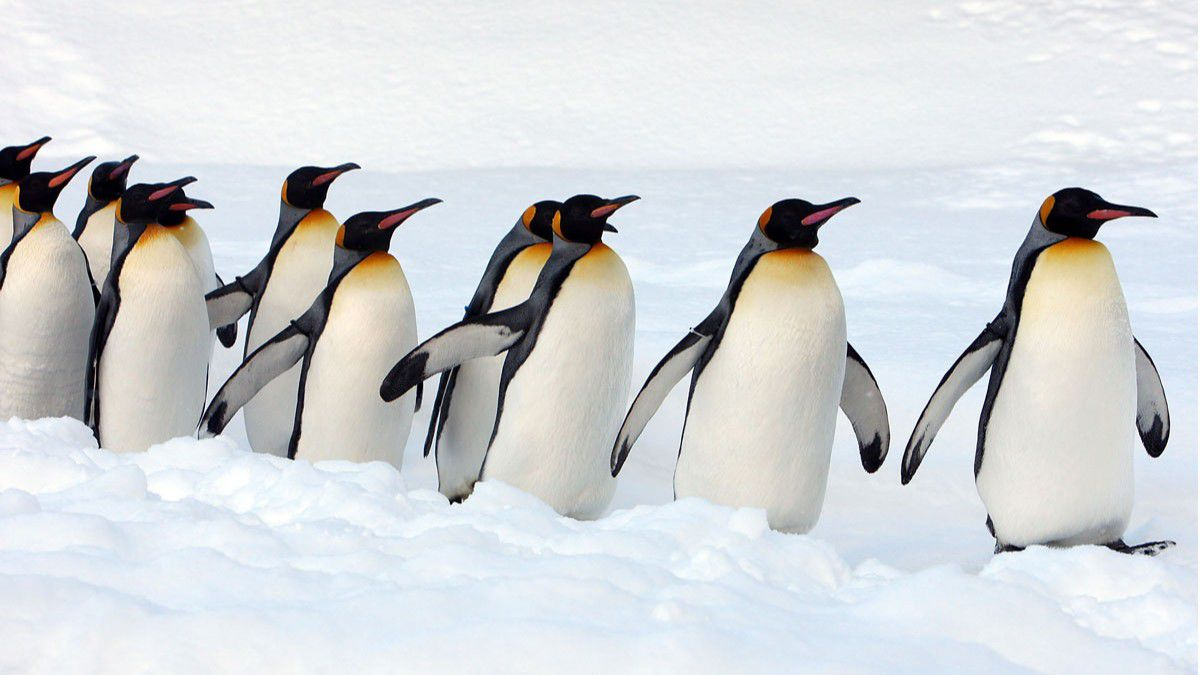
#> input picture penguenler.jpg, 1200 x 675 px
$ jupyter execute 'Histogram Equalization.ipynb'   (older library calls are emulated)
#> lines starting #> are read from the running program, lines starting #| are printed output that depends on the picture
[cell 1]
import cv2 as cv
import matplotlib.pyplot as plt
from skimage import exposure

[cell 2]
img = cv.imread('penguenler.jpg')
#> img is the input picture: shape (675, 1200, 3); mean B, G, R 214.7, 212.5, 209.4
img = cv.cvtColor(img, cv.COLOR_BGR2RGB)
plt.imshow(img) #BGR renk kodlamasından RGB ye geçiş

[cell 3]
gray = cv.cvtColor(img, cv.COLOR_RGB2GRAY) #RGB renk kodlamasından GRAY e geçiş
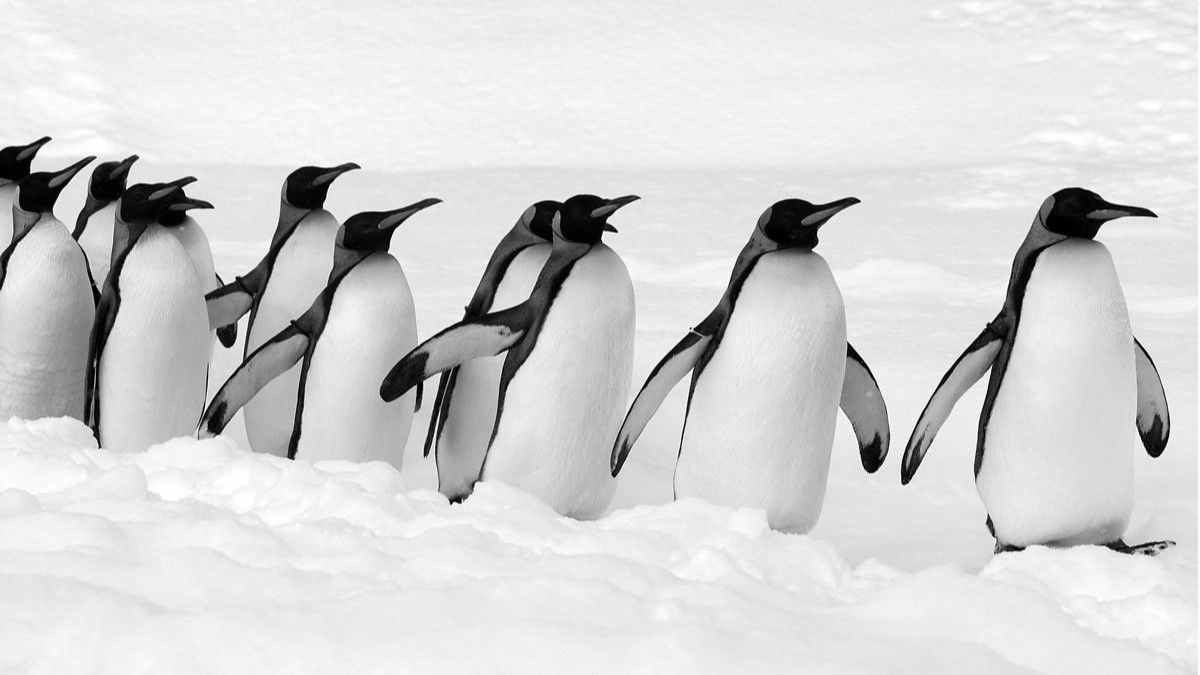
#> gray: shape (675, 1200); min 0, max 255, mean 211.8
hist = cv.calcHist([gray], [0], None, [256], [0, 256])
#> hist = 256 values, max 35418 at index 238, min 202 at index 110, mean 3164.1

dst = cv.equalizeHist(gray)
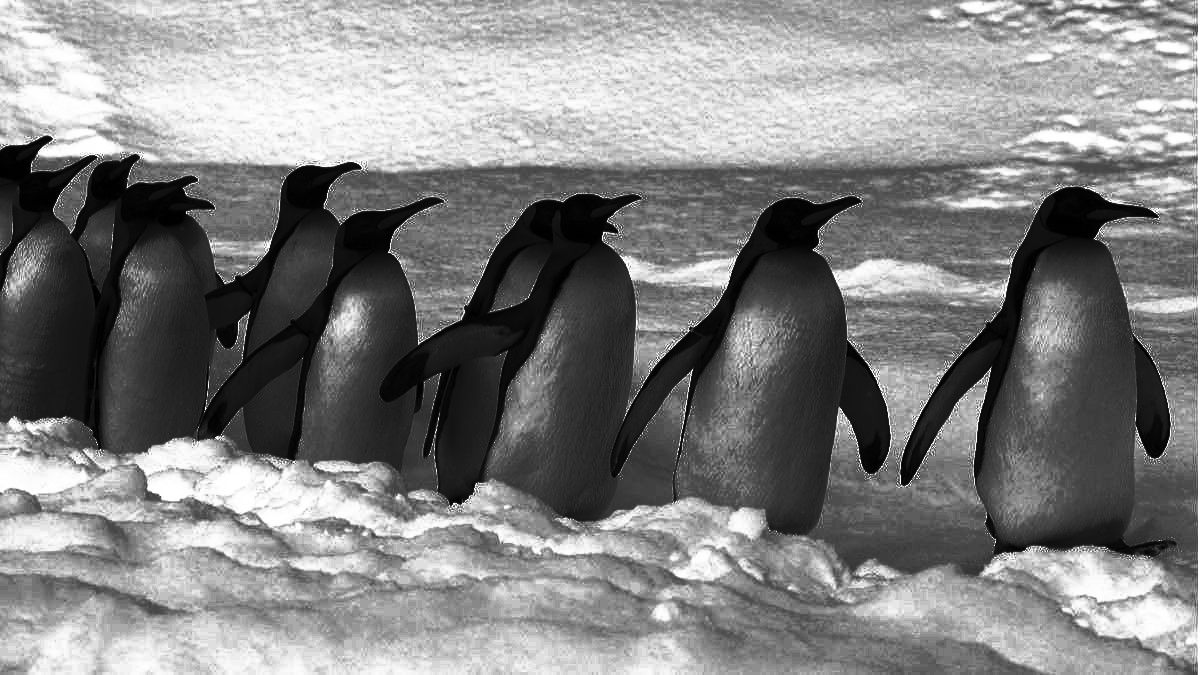
#> dst: shape (675, 1200); min 0, max 255, mean 130.4
histEq= cv.calcHist([dst], [0], None, [256], [0, 256])
#> histEq = 256 values, max 35418 at index 192, min 0 at index 57, mean 3164.1

matched =exposure.match_histograms(gray, dst, multichannel=True)
histMatched = cv.calcHist([matched], [0], None, [256], [0, 256])
#> histMatched has the same summary as histEq

[cell 4]
plt.plot(hist)
plt.show()
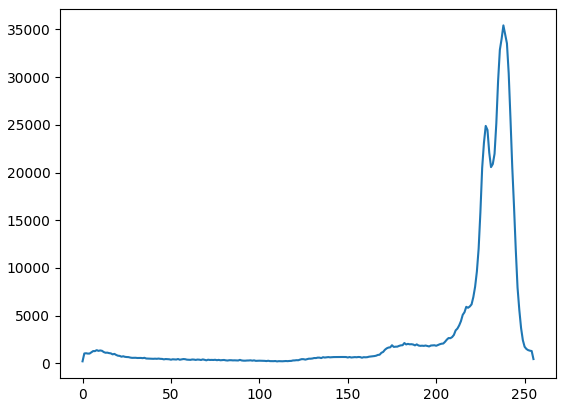
#> figure drawn by matplotlib, 1 panel; curve peaks at x = 238, y = 35418
plt.plot(histEq)
plt.show()
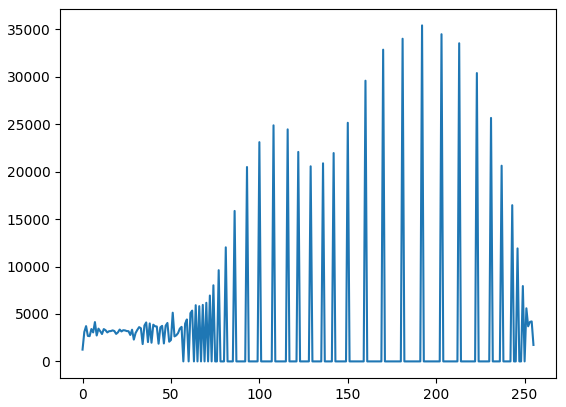
#> figure drawn by matplotlib, 1 panel; curve peaks at x = 192, y = 35418
plt.plot(histMatched)
plt.show()
#> figure, not shown here; curve peaks at x = 192, y = 35418

plt.imshow(cv.cvtColor(gray, cv.COLOR_BGR2RGB))
plt.show()
plt.imshow(cv.cvtColor(dst, cv.COLOR_BGR2RGB))
plt.show()
plt.imshow(cv.cvtColor(matched, cv.COLOR_BGR2RGB))
plt.show()
